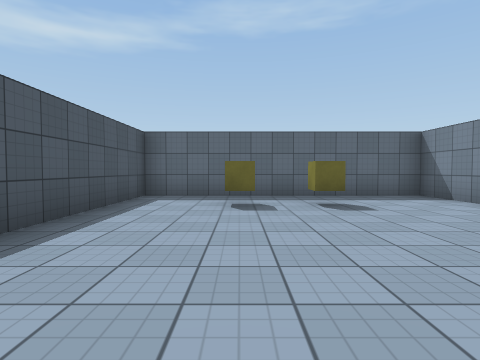
[1] (above)

18 first-person views from a walk through a scene from a Unity 3-D project. The camera is 1.2 m above the floor, tilts 2° down and sees 80° across. Doors are open. The floor is counted in squares, 2 m on a side. Each view is taken from the middle of a square. On the plan, view 1 faces up. The plan holds only what a view shows up to about 9 squares ahead; the rest is blank. Surface patterns are stand-ins for the level's own textures.

[2]
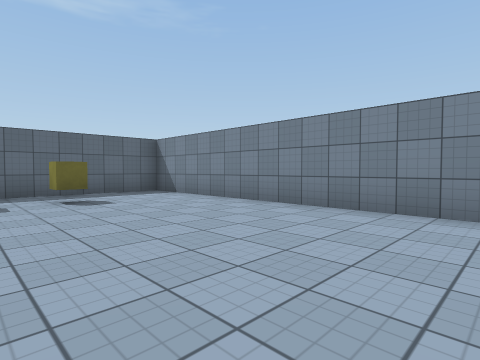

[3]
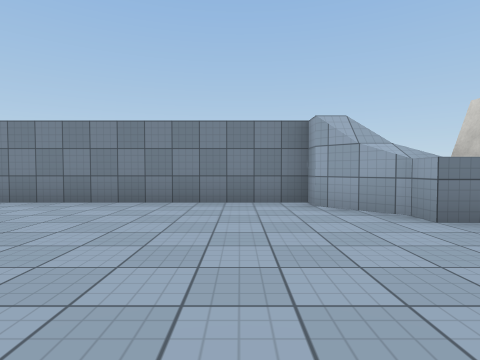

[4]
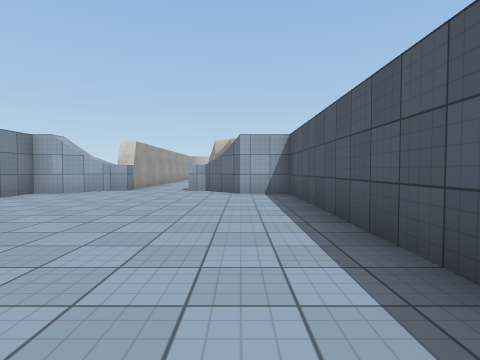

[5]
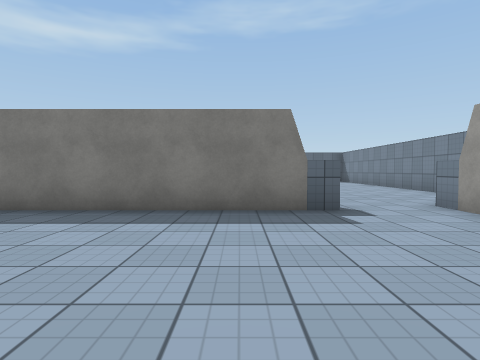

[6]
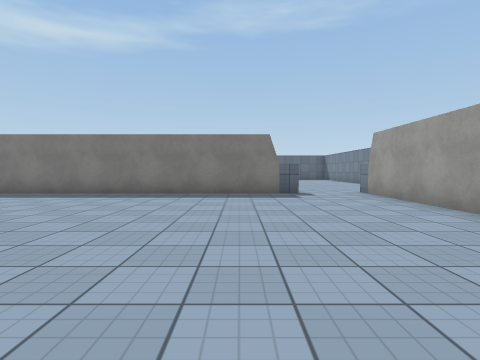

[7]
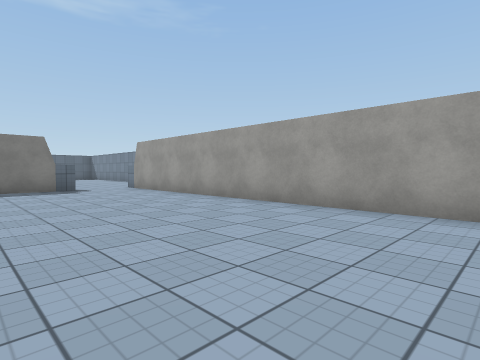

[8]
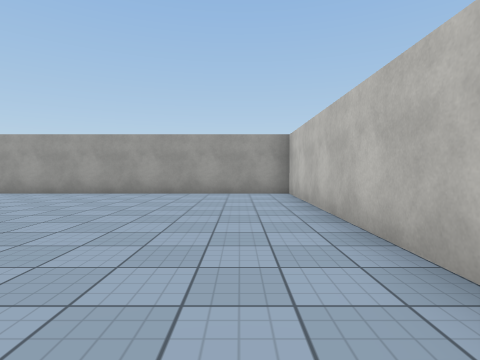

[9]
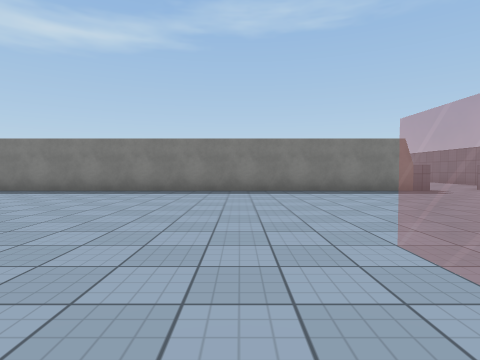

[10]
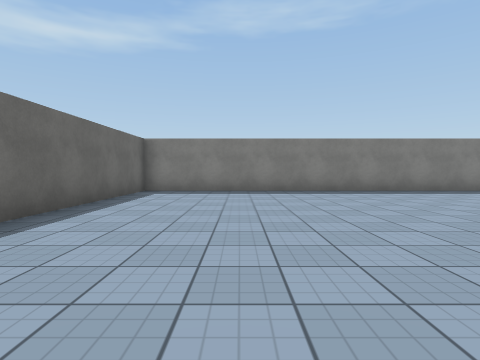

[11]
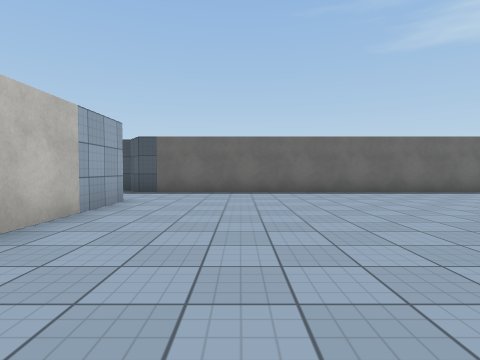

[12]
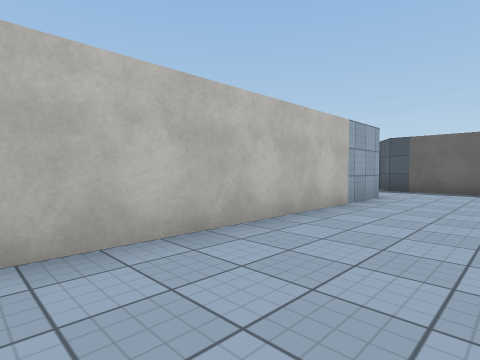

[13]
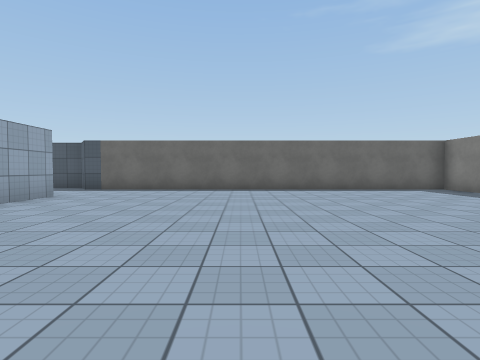

[14]
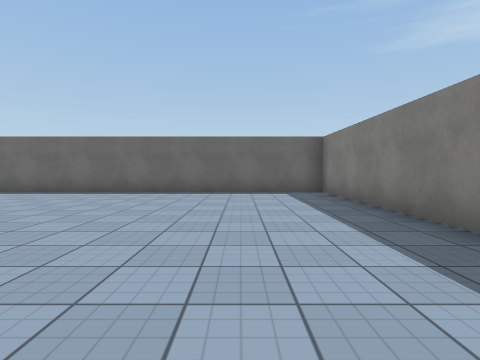

[15]
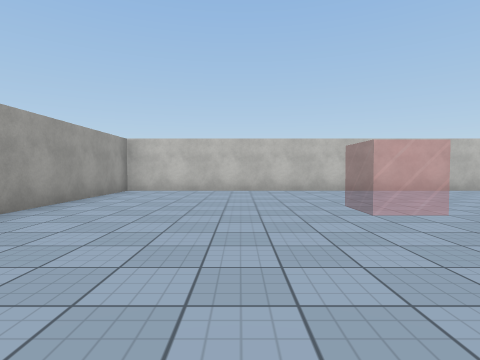

[16]
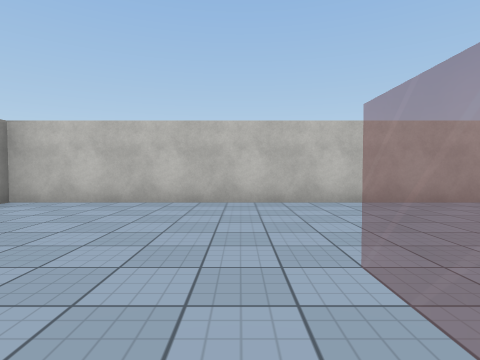

[17]
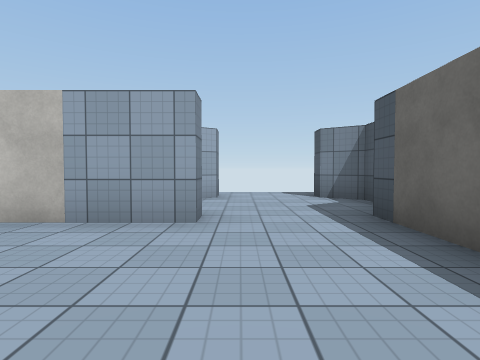

[18]
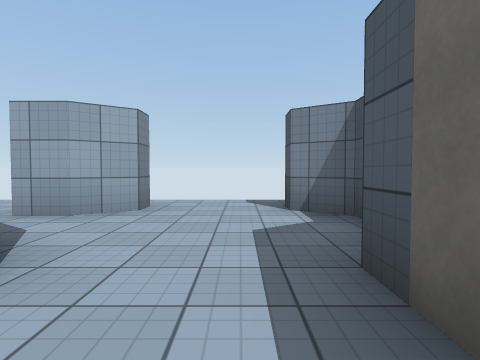

### Floor plan
Ten units are one square. View 1 is at (0, 0); x grows to the right and y downward. Boxes are objects, and circles mark ways between rooms. Rooms are numbered by the first view taken in them; rooms with no view inside come last. Other rooms are left out.
<svg viewBox="-140 -72 188 252">
<path fill="none" stroke="#000" d="M2 -47 -2 -47M23 33 27 33 38 23 43 23 43 -67 -23 -67 -23 23 -10 23 0 33 5 33M22 38 28 38M5 37 -128 37 -128 147M-105 148 -105 142 23 142 23 33M-128 147 -135 152 -135 168 -128 173M-105 172 -98 167 -90 167"/>
<circle cx="15" cy="35" r="3" fill="#2a7"/>
<circle cx="-115" cy="150" r="3" fill="#2a7"/>
<text x="10" y="-20">1</text>
<text x="-50" y="90">2</text>
<text x="-120" y="160">3</text>
</svg>
Room 1 opens to room 2. Room 2 opens to room 3.

Where each view was taken, in squares from view 1:
view 1: 0 up, 0 right, facing up
view 2: 1 down, 0 right, facing up-right
view 3: 1 down, 1 left, facing right
view 4: 5 up, 1 left, facing down
view 5: 8 down, 1 left, facing up
view 6: 11 down, 1 left, facing up
view 7: 13 down, 2 left, facing up-right
view 8: 13 down, 5 left, facing right
view 9: 12 down, 5 left, facing up
view 10: 12 down, 10 left, facing up
view 11: 12 down, 5 left, facing left
view 12: 12 down, 4 left, facing down-left
view 13: 10 down, 4 left, facing left
view 14: 6 down, 5 left, facing left
view 15: 6 down, 1 left, facing down
view 16: 9 down, 2 left, facing down
view 17: 11 down, 11 left, facing down
view 18: 13 down, 12 left, facing down
